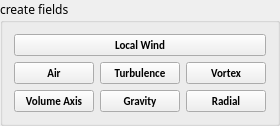
        <widget class="QGroupBox" name="groupBox_3">
         <property name="font">
          <font>
           <family>Impact</family>
           <pointsize>9</pointsize>
          </font>
         </property>
         <property name="title">
          <string>create fields</string>
         </property>
         <layout class="QGridLayout" name="gridLayout_6">
          <item row="0" column="0">
           <widget class="QPushButton" name="localWindButton">
            <property name="sizePolicy">
             <sizepolicy hsizetype="Minimum" vsizetype="Expanding">
              <horstretch>0</horstretch>
              <verstretch>0</verstretch>
             </sizepolicy>
            </property>
            <property name="font">
             <font>
              <family>Calibri</family>
              <pointsize>8</pointsize>
              <weight>75</weight>
              <bold>true</bold>
             </font>
            </property>
            <property name="toolTip">
             <string/>
            </property>
            <property name="toolTipDuration">
             <number>-1</number>
            </property>
            <property name="text">
             <string>Local Wind</string>
            </property>
            <property name="icon">
             <iconset>
              <normaloff>icons/posEmitter.png</normaloff>icons/posEmitter.png</iconset>
            </property>
           </widget>
          </item>
          <item row="1" column="0">
           <layout class="QGridLayout" name="gridLayout_7">
            <item row="0" column="2">
             <widget class="QPushButton" name="vortexButton">
              <property name="sizePolicy">
               <sizepolicy hsizetype="Minimum" vsizetype="Expanding">
                <horstretch>0</horstretch>
                <verstretch>0</verstretch>
               </sizepolicy>
              </property>
              <property name="font">
               <font>
                <family>Calibri</family>
                <pointsize>8</pointsize>
                <weight>75</weight>
                <bold>true</bold>
               </font>
              </property>
              <property name="text">
               <string>Vortex</string>
              </property>
              <property name="icon">
               <iconset>
                <normaloff>icons/posVortex.png</normaloff>icons/posVortex.png</iconset>
              </property>
             </widget>
            </item>
            <item row="0" column="1">
             <widget class="QPushButton" name="turbulenceButton">
              <property name="sizePolicy">
               <sizepolicy hsizetype="Minimum" vsizetype="Expanding">
                <horstretch>0</horstretch>
                <verstretch>0</verstretch>
               </sizepolicy>
              </property>
              <property name="font">
               <font>
                <family>Calibri</family>
                <pointsize>8</pointsize>
                <weight>75</weight>
                <bold>true</bold>
               </font>
              </property>
              <property name="text">
               <string>Turbulence</string>
              </property>
              <property name="icon">
               <iconset>
                <normaloff>icons/posTurbulence.png</normaloff>icons/posTurbulence.png</iconset>
              </property>
             </widget>
            </item>
            <item row="0" column="0">
             <widget class="QPushButton" name="airButton">
              <property name="sizePolicy">
               <sizepolicy hsizetype="Minimum" vsizetype="Expanding">
                <horstretch>0</horstretch>
                <verstretch>0</verstretch>
               </sizepolicy>
              </property>
              <property name="font">
               <font>
                <family>Calibri</family>
                <pointsize>8</pointsize>
                <weight>75</weight>
                <bold>true</bold>
               </font>
              </property>
              <property name="text">
               <string>Air</string>
              </property>
              <property name="icon">
               <iconset>
                <normaloff>icons/posAir.png</normaloff>icons/posAir.png</iconset>
              </property>
             </widget>
            </item>
            <item row="1" column="0">
             <widget class="QPushButton" name="volumeAxisButton">
              <property name="sizePolicy">
               <sizepolicy hsizetype="Minimum" vsizetype="Expanding">
                <horstretch>0</horstretch>
                <verstretch>0</verstretch>
               </sizepolicy>
              </property>
              <property name="font">
               <font>
                <family>Calibri</family>
                <pointsize>8</pointsize>
                <weight>75</weight>
                <bold>true</bold>
               </font>
              </property>
              <property name="text">
               <string>Volume Axis</string>
              </property>
              <property name="icon">
               <iconset>
                <normaloff>icons/posVolumeAxis.png</normaloff>icons/posVolumeAxis.png</iconset>
              </property>
             </widget>
            </item>
            <item row="1" column="2">
             <widget class="QPushButton" name="radialButton">
              <property name="sizePolicy">
               <sizepolicy hsizetype="Minimum" vsizetype="Expanding">
                <horstretch>0</horstretch>
                <verstretch>0</verstretch>
               </sizepolicy>
              </property>
              <property name="font">
               <font>
                <family>Calibri</family>
                <pointsize>8</pointsize>
                <weight>75</weight>
                <bold>true</bold>
               </font>
              </property>
              <property name="text">
               <string>Radial</string>
              </property>
              <property name="icon">
               <iconset>
                <normaloff>icons/posRadial.png</normaloff>icons/posRadial.png</iconset>
              </property>
             </widget>
            </item>
            <item row="1" column="1">
             <widget class="QPushButton" name="gravityButton">
              <property name="sizePolicy">
               <sizepolicy hsizetype="Minimum" vsizetype="Expanding">
                <horstretch>0</horstretch>
                <verstretch>0</verstretch>
               </sizepolicy>
              </property>
              <property name="font">
               <font>
                <family>Calibri</family>
                <pointsize>8</pointsize>
                <weight>75</weight>
                <bold>true</bold>
               </font>
              </property>
              <property name="text">
               <string>Gravity</string>
              </property>
              <property name="icon">
               <iconset>
                <normaloff>icons/posGravity.png</normaloff>icons/posGravity.png</iconset>
              </property>
             </widget>
            </item>
           </layout>
          </item>
         </layout>
        </widget>
